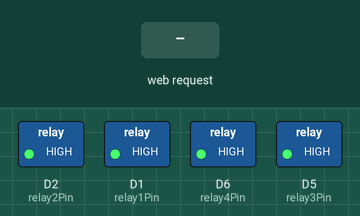
A sketch run on a simulated ESP8266 (NodeMCU). Parts: switched loads named in the sketch (green lamp = pin HIGH). The test bench sets the inputs (shaded band). WiFi joins after 1.5 s; servers stay silent unless stated; what the sketch prints to the serial monitor is not drawn.

Above: at 2.7 s.
2.8 s: HTTP request GET /relay1/on received
At 3.1 s:
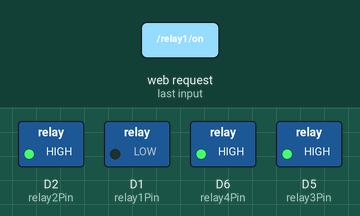
4.3 s: HTTP request GET /relay2/on received
At 5.5 s:
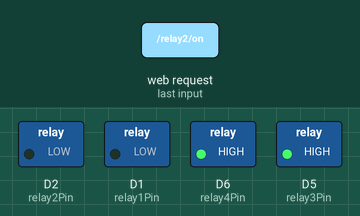
5.8 s: HTTP request GET /relay1/off received
At 6.6 s:
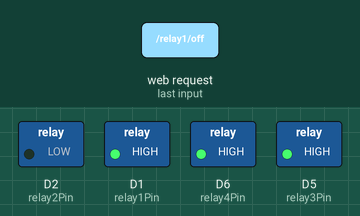
7.3 s: HTTP request GET /relay3/on received
At 7.7 s:
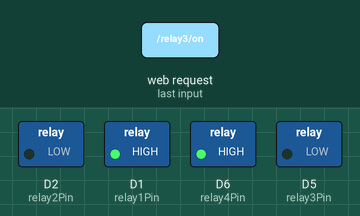
8.8 s: HTTP request GET /relay2/off received
At 10.0 s:
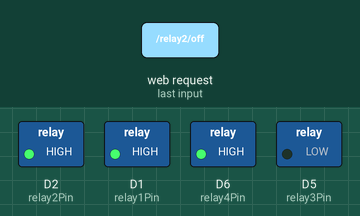
10.3 s: HTTP request GET /relay4/on received
At 11.2 s:
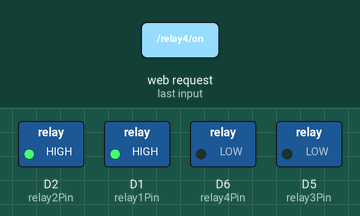
Timing chart, 0 to 12.8 s (numbered marks = the images above; inputs shaded):
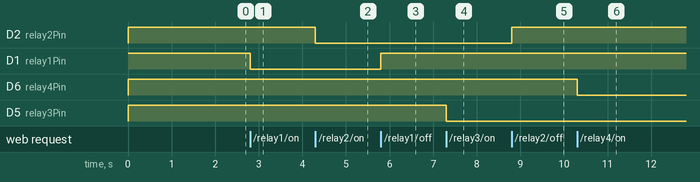

Measured:
- after the input at 2.8 s, D1 (relay1Pin): HIGH → LOW at once
- after the input at 4.3 s, D2 (relay2Pin): HIGH → LOW at once
- after the input at 5.8 s, D1 (relay1Pin): LOW → HIGH at once
- after the input at 7.3 s, D5 (relay3Pin): HIGH → LOW at once
- after the input at 8.8 s, D2 (relay2Pin): LOW → HIGH at once
- after the input at 10.3 s, D6 (relay4Pin): HIGH → LOW at once

The sketch:

quad_channel_relay.ino
```cpp
#include <ESP8266WiFi.h>
#include <ESP8266WebServer.h>

// ===== WiFi credentials =====
const char* ssid     = "wifi";
const char* password = "passwod";

// ===== Web server =====
ESP8266WebServer server(80);

// ===== Relay pins =====
const int relay1Pin = D1;  // GPIO5
const int relay2Pin = D2;  // GPIO4
const int relay3Pin = D5;  // GPIO14
const int relay4Pin = D6;  // GPIO12

String relay1State = "OFF";
String relay2State = "OFF";
String relay3State = "OFF";
String relay4State = "OFF";

// ===== Helpers =====
void updateRelay(int pin, String &state, bool turnOn) {
  digitalWrite(pin, turnOn ? LOW : HIGH);  // Active LOW relay
  state = turnOn ? "ON" : "OFF";
}

// ===== API Handlers =====
void handleRoot() {
  server.send(200, "text/plain", "ESP8266 REST API 4-Channel Relay Controller");
}

void handleStatus() {
  String json = "{";
  json += "\"chip_id\":\"" + String(ESP.getChipId()) + "\",";
  json += "\"ip\":\"" + WiFi.localIP().toString() + "\",";
  json += "\"relay1\":\"" + relay1State + "\",";
  json += "\"relay2\":\"" + relay2State + "\",";
  json += "\"relay3\":\"" + relay3State + "\",";
  json += "\"relay4\":\"" + relay4State + "\"";
  json += "}";
  server.send(200, "application/json", json);
}

// ===== Relay control endpoints =====
void handleRelay1On()  { updateRelay(relay1Pin, relay1State, true);  server.send(200, "application/json", "{\"relay1\":\"on\"}"); }
void handleRelay1Off() { updateRelay(relay1Pin, relay1State, false); server.send(200, "application/json", "{\"relay1\":\"off\"}"); }

void handleRelay2On()  { updateRelay(relay2Pin, relay2State, true);  server.send(200, "application/json", "{\"relay2\":\"on\"}"); }
void handleRelay2Off() { updateRelay(relay2Pin, relay2State, false); server.send(200, "application/json", "{\"relay2\":\"off\"}"); }

void handleRelay3On()  { updateRelay(relay3Pin, relay3State, true);  server.send(200, "application/json", "{\"relay3\":\"on\"}"); }
void handleRelay3Off() { updateRelay(relay3Pin, relay3State, false); server.send(200, "application/json", "{\"relay3\":\"off\"}"); }

void handleRelay4On()  { updateRelay(relay4Pin, relay4State, true);  server.send(200, "application/json", "{\"relay4\":\"on\"}"); }
void handleRelay4Off() { updateRelay(relay4Pin, relay4State, false); server.send(200, "application/json", "{\"relay4\":\"off\"}"); }

// ===== All relays together =====
void handleAllOn() {
  updateRelay(relay1Pin, relay1State, true);
  updateRelay(relay2Pin, relay2State, true);
  updateRelay(relay3Pin, relay3State, true);
  updateRelay(relay4Pin, relay4State, true);
  server.send(200, "application/json", "{\"relay1\":\"on\", \"relay2\":\"on\", \"relay3\":\"on\", \"relay4\":\"on\"}");
}

void handleAllOff() {
  updateRelay(relay1Pin, relay1State, false);
  updateRelay(relay2Pin, relay2State, false);
  updateRelay(relay3Pin, relay3State, false);
  updateRelay(relay4Pin, relay4State, false);
  server.send(200, "application/json", "{\"relay1\":\"off\", \"relay2\":\"off\", \"relay3\":\"off\", \"relay4\":\"off\"}");
}

// ===== Setup =====
void setup() {
  pinMode(relay1Pin, OUTPUT);
  pinMode(relay2Pin, OUTPUT);
  pinMode(relay3Pin, OUTPUT);
  pinMode(relay4Pin, OUTPUT);

  digitalWrite(relay1Pin, HIGH); // Start OFF
  digitalWrite(relay2Pin, HIGH);
  digitalWrite(relay3Pin, HIGH);
  digitalWrite(relay4Pin, HIGH);

  Serial.begin(115200);
  WiFi.begin(ssid, password);

  Serial.print("Connecting to WiFi");
  while (WiFi.status() != WL_CONNECTED) {
    delay(500);
    Serial.print(".");
  }
  Serial.println(" connected!");
  Serial.print("IP Address: ");
  Serial.println(WiFi.localIP());

  // API routes
  server.on("/", handleRoot);
  server.on("/status", handleStatus);

  server.on("/relay1/on", handleRelay1On);
  server.on("/relay1/off", handleRelay1Off);

  server.on("/relay2/on", handleRelay2On);
  server.on("/relay2/off", handleRelay2Off);

  server.on("/relay3/on", handleRelay3On);
  server.on("/relay3/off", handleRelay3Off);

  server.on("/relay4/on", handleRelay4On);
  server.on("/relay4/off", handleRelay4Off);

  server.on("/relays/on", handleAllOn);
  server.on("/relays/off", handleAllOff);

  server.begin();
  Serial.println("HTTP server started");
}

// ===== Loop =====
void loop() {
  server.handleClient();
}
```
